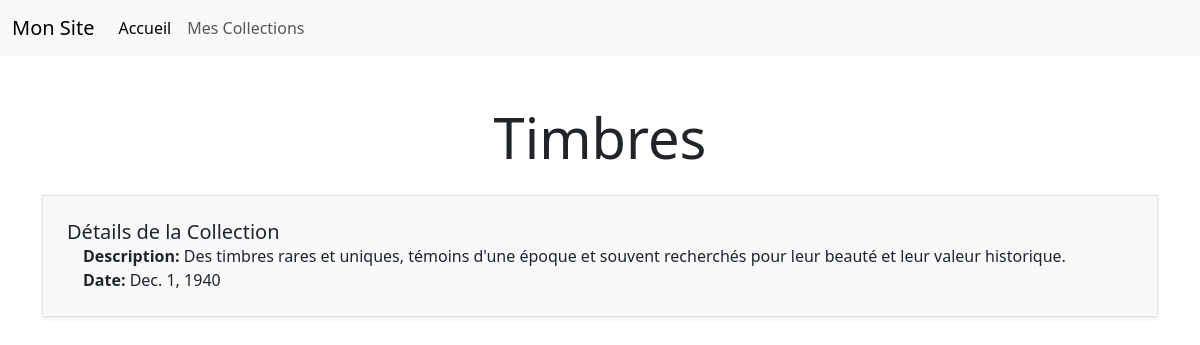
Page /cc/collection/10 on the committed database.
### collec_management/models.py (models this page shows, shortened)
class Collec(models.Model):
    title = models.CharField(max_length=100, null=False)
    description = models.TextField(null=False)
    date = models.DateField(auto_now_add=True)

### collec_management/views.py (the view)
# urls.py: path("collection/<int:collection_id>",views.collection,name="collection"),
def collection(request,collection_id):
    try:
        collection = Collec.objects.get(id=collection_id)
    except Collec.DoesNotExist:
        raise Http404("La collection n'existe pas.")
    return render(request,"collection.html",{"collection" : collection})

### collec_management/templates/collection.html
{% extends "basegen.html" %}
{% block content %}
{% load static %}
<div class="container my-5">
    <h1 class="text-center display-4 my-4">{{ collection.title }}</h1>
    <div class="border p-4 bg-light shadow-sm">
        <div class="card-body">
            <h5 class="card-title">Détails de la Collection</h5>
            <ul class="list-group list-group-flush list-unstyled">
                <li class="ms-3">
                    <strong>Description:</strong> {{ collection.description }}
                </li>
                <li class="ms-3">
                    <strong>Date:</strong> {{ collection.date }}
                </li>
            </ul>
        </div>
    </div>
</div>
{% endblock %}

### rows in the picture
Collec: title "Timbres", description "Des timbres rares et uniques, témoins d'une époque et souvent recherchés pour leur beauté et leur valeur historique.", date "Dec. 1, 1940"
